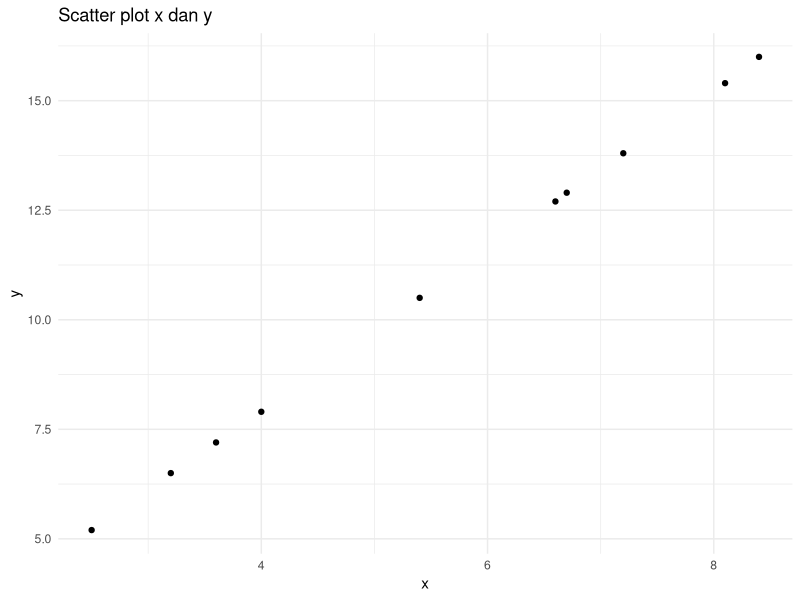

R code for this plot:
## ---- chunk 1
rm(list=ls())
options(digit = 3)

library(dplyr)
library(ggplot2)

x = runif(10,2,9) %>% round(1)
y = 2 * x * runif(1,0,2) + 2 * runif(1,-3,3)
y = round(y,1)

data = data.frame(x,y)
## ---- chunk 2
x
y
## ---- chunk 3
data %>%
  ggplot(aes(x,y)) +
  geom_point() +
  theme_minimal() +
  labs(title = "Scatter plot x dan y")

sum_xi = sum(x)
sum_yi = sum(y)
sum_xi_xi = sum(x^2)
sum_xi_yi = sum(x*y)
n = length(x)
## ---- chunk 4
A = matrix(c(n,sum_xi,sum_xi,sum_xi_xi),ncol = 2,byrow = T)
A
## ---- chunk 5
d = c(sum_yi,sum_xi_yi)
d
## ---- chunk 6
solve(A) %*% d
## ---- chunk 7
sol = solve(A) %*% d
sol %>% round(3)
## ---- chunk 8
lm(y~x)
